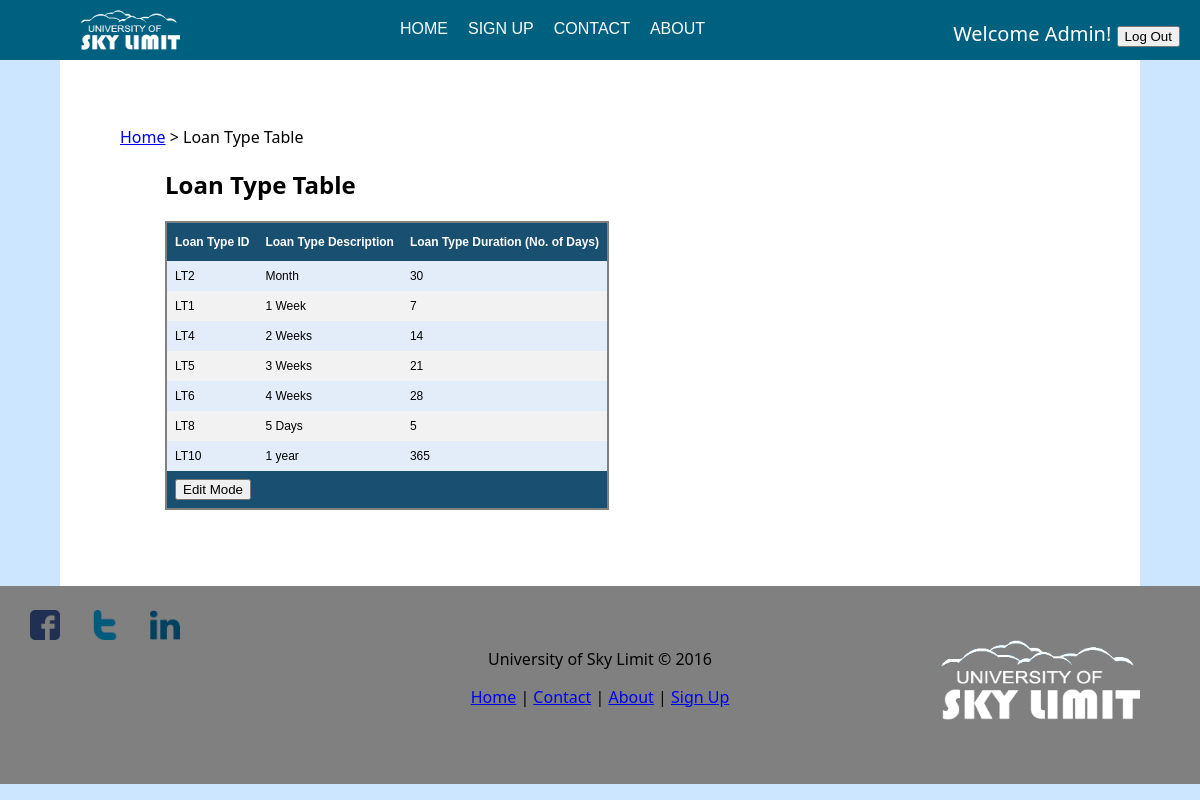
The app's page /Simple_Library_Management_System/library/loan_type.php (signed in) with its own data.
### tables this page shows
CREATE TABLE `loantype` (
  `LoanTyp_ID` varchar(10) NOT NULL,
  `LoanTyp_Desc` char(15) NOT NULL,
  `LoanTyp_Duration` varchar(15) NOT NULL
);

### Simple_Library_Management_System/library/loan_type.php (the view, shortened to what this page needs)
<?php
include 'includes/dbcon.php';
$qry = "SELECT * FROM loantype";
$result = $db_conn->query($qry);
include 'includes/header.php';
?>
<head>
</head>
<body>
<div id="main">
<div id="main-content">
	<p><a href="home.php">Home</a> > Loan Type Table</p>
	<h2 id="padding">Loan Type Table</h2>
	<form id="form" name="frmUser" method="post">
	<table id="table" style="margin-left: 5%">
	<tr>
		<th>Loan Type ID</th>
		<th>Loan Type Description</th>
		<th>Loan Type Duration (No. of Days)</th>
	</tr>
	<?php
		$i=0;
		while($row = mysqli_fetch_array($result)) {
		if($i%2==0)
			$classname="evenRow";
		else
			$classname="oddRow";
		?>
		<tr class="<?php if(isset($classname)) echo $classname;?>">
			<td><?php echo $row['LoanTyp_ID']; ?></td>
			<td><?php echo $row['LoanTyp_Desc']; ?></td>
			<td><?php echo $row['LoanTyp_Duration']; ?></td>
		</tr>
	<?php
		$i++;
	}
	?>
	<tr class="lastrow">
			<td colspan="10">
				<button onClick="edit();" />Edit Mode</button>
			</td>
	</tr>
	</table>
	</form>
	<br/>
	<br/>
	<br/>
	<br/><br/>
</div>
</div>
<?php include "includes/footer.php"; ?>

### Simple_Library_Management_System/library/style.css (style rules this page uses)
body { background: #cce6ff; margin: 0; font-family: "Segoe UI",Optima,Helvetica,Arial,sans-serif; }
#main { float: center; width:100%; }
#main-content { padding: 50px 10% 50px 5%; margin: 0 5% 0 5%; text-align: left; width: auto; background: white; min-height: 300px; margin-bottom: -7%; }
#padding { margin-left: 5%; }
#table { font-family: "Trebuchet MS", Arial, Helvetica, sans-serif; border-collapse: collapse; border: 2px solid grey; }
#table td, #table th { padding: 8px; font-size:12px; }
#table th { padding-top: 12px; padding-bottom: 12px; text-align: left; background-color: #194f71; color: white; }
.evenRow { background-color: #E2EDF9; font-size:12px; }
.oddRow { background-color: #f2f2f2; font-size:12px; }
.lastrow { background-color: #194f71; font-size:12px; color: white; font-weight:bold; }

### records on screen
loantype: LoanTyp_ID "LT2", LoanTyp_Desc "Month", LoanTyp_Duration "30"
loantype: LoanTyp_ID "LT1", LoanTyp_Desc "1 Week", LoanTyp_Duration "7"
loantype: LoanTyp_ID "LT4", LoanTyp_Desc "2 Weeks", LoanTyp_Duration "14"
loantype: LoanTyp_ID "LT5", LoanTyp_Desc "3 Weeks", LoanTyp_Duration "21"
loantype: LoanTyp_ID "LT6", LoanTyp_Desc "4 Weeks", LoanTyp_Duration "28"
loantype: LoanTyp_ID "LT8", LoanTyp_Desc "5 Days", LoanTyp_Duration "5"
loantype: LoanTyp_ID "LT10", LoanTyp_Desc "1 year", LoanTyp_Duration "365"

### other values on screen
$_SESSION['firstname'] "Admin"
